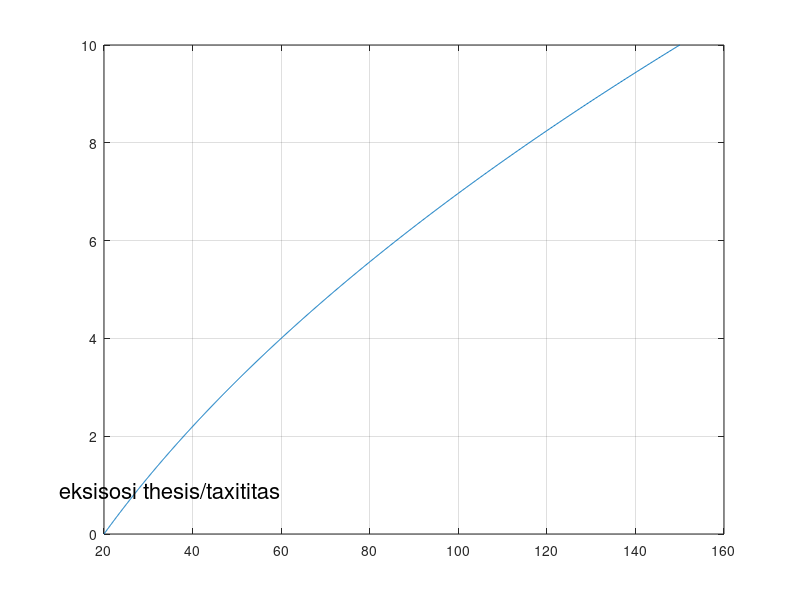
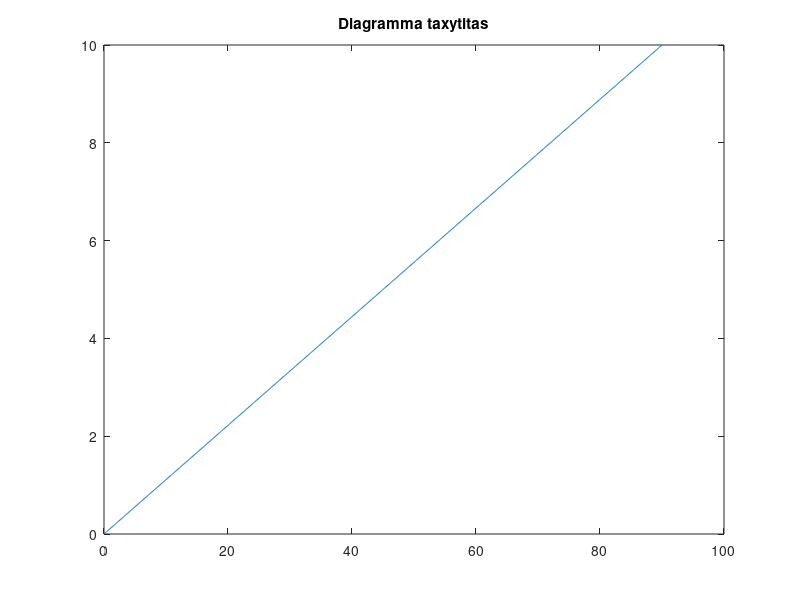
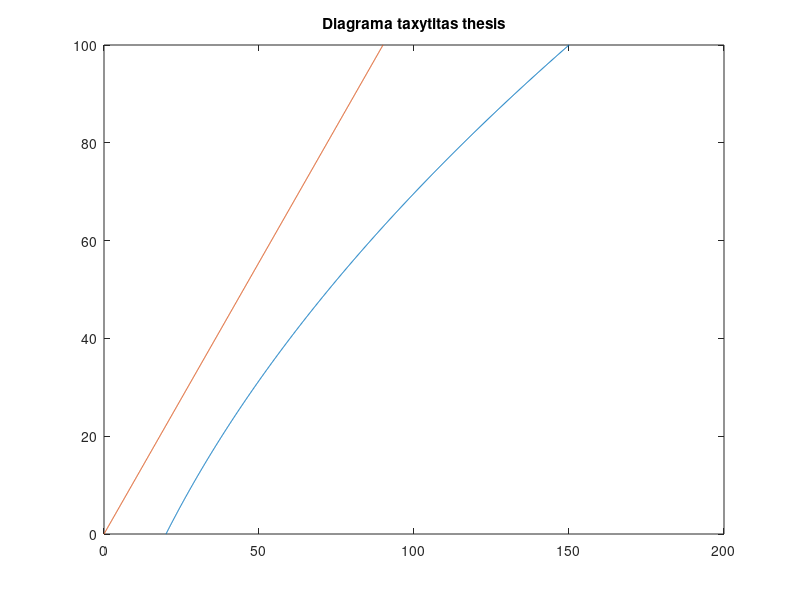

MATLAB code for these plots, in order:
clear all;close all;
%format statheron
g=9.81; 
F1=[1 0 3 4];
F2=[1 2 3 4];
prompt = {'Eisigage to athrisma ton dynameon sto x aksona','Eisigage to athrisma ton dynameon sto y aksona','m'};
dlgtitle = 'Input';
dims = [1 35];
definput = {'20','8','1'};
answer = inputdlg(prompt,dlgtitle,dims,definput)
%answer = inputdlg(prompt)
%input = str2num(answer{1})
SFx=str2num(answer{1});
SFy=str2num(answer{2});
m=str2num(answer{3});
SF=sqrt(SFx^2+SFy^2-2*SFx.*SFy);
a=SF/m;
x=linspace(0,100,1000);
t=linspace(0,10,1000);
prompt1 = {'Eisigage to athrisma tin arxiki thesi','Eisigage tin arxiki taxytita','eishgage tin epitaxinnsi'};
dlgtitle1 = 'In1put';
dims = [1 35];
definput1 = {'2','3','2'};
answer1 = inputdlg(prompt1,dlgtitle1,dims,definput)
x0=str2num(answer1{1});
u0=str2num(answer{2});
a=str2num(answer{3});
X=x0+u0*t+0.5*a*t.^2;
U=u0*t+a*t;
figure(1)
plot(X,t);
text(10,0.9,'eksisosi thesis/taxititas','fontsize',16)
hold on;
grid on;
figure(2)
plot(U,t);
title('Diagramma taxytitas');
hold on;
figure(3)
plot(X,x);
title('Diagrama taxytitas thesis');
hold
plot(U,x);